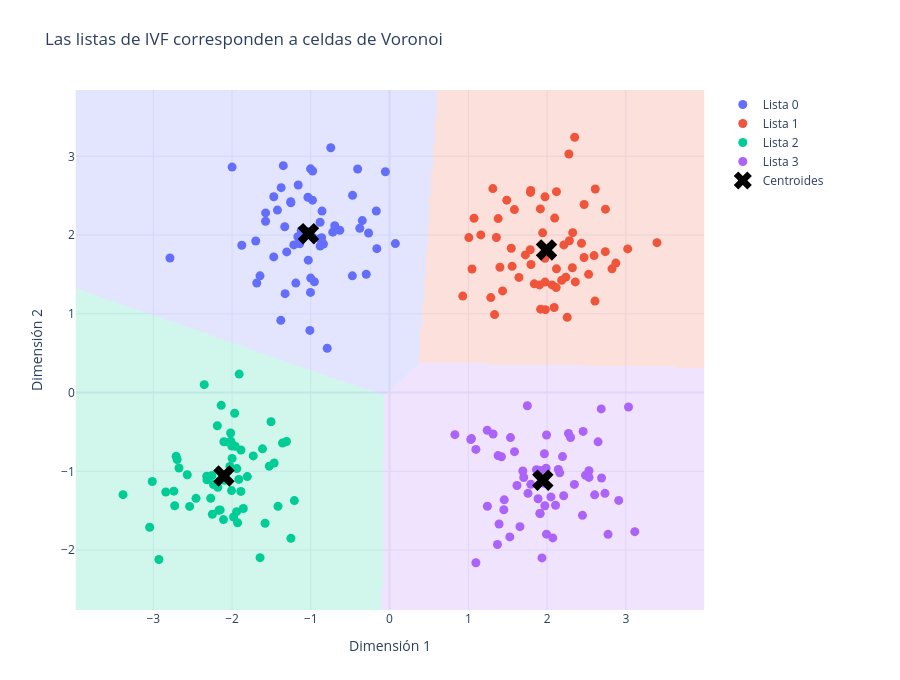

The notebook cell this image was saved under:
### Code cell
cell_colors = ["#636EFA", "#EF553B", "#00CC96", "#AB63FA"]

voronoi_colorscale = [
    [0.00, cell_colors[0]],
    [0.2499, cell_colors[0]],
    [0.25, cell_colors[1]],
    [0.4999, cell_colors[1]],
    [0.50, cell_colors[2]],
    [0.7499, cell_colors[2]],
    [0.75, cell_colors[3]],
    [1.00, cell_colors[3]],
]

toy_figure = go.Figure()

toy_figure.add_trace(
    go.Heatmap(
        x=x_grid,
        y=y_grid,
        z=voronoi_cell_ids,
        zmin=0,
        zmax=3,
        colorscale=voronoi_colorscale,
        opacity=0.18,
        showscale=False,
        hoverinfo="skip",
    )
)

for list_id, color in enumerate(cell_colors):
    points_in_cell = toy_points[toy_assignments == list_id]

    toy_figure.add_trace(
        go.Scatter(
            x=points_in_cell[:, 0],
            y=points_in_cell[:, 1],
            mode="markers",
            marker={"size": 9, "color": color},
            name=f"Lista {list_id}",
        )
    )

toy_figure.add_trace(
    go.Scatter(
        x=toy_centroids[:, 0],
        y=toy_centroids[:, 1],
        mode="markers",
        marker={"symbol": "x", "size": 19, "color": "black"},
        name="Centroides",
    )
)

toy_figure.update_layout(
    title="Las listas de IVF corresponden a celdas de Voronoi",
    xaxis_title="Dimensión 1",
    yaxis_title="Dimensión 2",
    template="plotly_white",
    height=680,
    margin={"l": 70, "r": 190, "t": 90, "b": 70},
)

toy_figure.update_xaxes(
    range=[x_minimum, x_maximum],
    constrain="domain",
)

toy_figure.update_yaxes(
    range=[y_minimum, y_maximum],
    scaleanchor="x",
    scaleratio=1,
    constrain="domain",
)

toy_figure.show()

### Figure 1 — Plotly figure (JSON) as saved in the notebook; plotly's stock layout.template omitted (floating-point values rounded to 4 significant figures; data arrays with more than 128 entries replaced by an {"elided": "..."} marker saying what was removed)
{"data": [{"colorscale": [[0, "#636EFA"], [0.2499, "#636EFA"], [0.25, "#EF553B"], [0.4999, "#EF553B"], [0.5, "#00CC96"], [0.7499, "#00CC96"], [0.75, "#AB63FA"], [1, "#AB63FA"]], "hoverinfo": "skip", "opacity": 0.18, "showscale": false, "type": "heatmap", "x": {"elided": "350 float values"}, "y": {"elided": "350 float values"}, "z": {"elided": "350x350 int values"}, "zmax": 3, "zmin": 0}, {"marker": {"color": "#636EFA", "size": 9}, "mode": "markers", "name": "Lista 0", "type": "scatter", "x": [-1.253, -1.045, -1.16, -1.012, -1.381, -2.788, -0.2665, -1.645, -0.3782, -0.9736, -0.9789, -0.6961, -1.574, -1.376, -1.699, -1.004, -0.05292, -1.255, -0.7917, -0.8623, -0.9542, -1.148, -0.3465, -1.003, -1.305, -1.999, -0.4696, -0.6321, -0.8815, -1.112, -0.1685, -1.032, -1.349, -0.7213, -1.19, -1.037, -1.216, -1.122, -1.876, -1.47, -1.424, -0.1616, -1.331, -1.001, -0.7465, -1.142, -1.575, -1.686, -0.2962, -0.4053, -0.8574, 0.07374, -1.326, -0.9771, -0.4722, -1.47, -0.8393, -0.8821, -1.164, -0.8864], "y": [2.409, 2.045, 2.635, 0.7898, 0.9172, 1.708, 2.026, 1.483, 2.087, 1.971, 2.443, 2.119, 2.281, 2.602, 1.924, 1.271, 2.803, 2.424, 0.5625, 1.966, 1.408, 1.902, 2.184, 2.841, 1.786, 2.863, 2.504, 2.061, 1.861, 2.03, 2.306, 1.681, 2.881, 2.037, 1.39, 2.481, 1.875, 2.06, 1.871, 2.487, 2.317, 1.828, 2.105, 1.454, 3.109, 1.888, 2.175, 1.391, 1.502, 2.838, 2.304, 1.892, 1.256, 2.814, 1.482, 1.723, 1.887, 2.163, 1.978, 1.954]}, {"marker": {"color": "#EF553B", "size": 9}, "mode": "markers", "name": "Lista 1", "type": "scatter", "x": [2.277, 2.326, 1.073, 0.9293, 2.47, 1.918, 1.796, 2.35, 2.119, 1.356, 1.903, 2.064, 2.612, 2.597, 2.283, 1.786, 1.285, 2.437, 2.119, 1.047, 2.096, 1.793, 2.116, 1.488, 2.255, 2.741, 2.739, 1.837, 3.395, 2.873, 2.09, 1.789, 1.312, 2.185, 1.724, 1.973, 1.545, 1.435, 1.974, 1.159, 1.643, 2.469, 2.824, 2.213, 1.585, 1.915, 1.974, 1.944, 2.527, 1.978, 2.358, 1.007, 2.608, 1.402, 1.379, 1.556, 2.321, 2.238, 1.333, 3.024], "y": [3.029, 2.031, 2.213, 1.225, 2.388, 1.059, 1.627, 3.242, 1.571, 1.969, 1.367, 1.367, 2.584, 1.739, 1.927, 1.813, 1.206, 1.895, 2.551, 1.569, 2.216, 2.566, 1.333, 2.443, 0.9555, 2.329, 1.789, 1.38, 1.904, 1.644, 1.081, 2.541, 2.59, 1.426, 1.748, 1.705, 1.832, 1.291, 2.486, 2.002, 1.463, 1.715, 1.571, 1.875, 2.323, 2.332, 1.403, 2.029, 1.502, 1.053, 1.405, 1.967, 1.162, 1.591, 2.209, 1.603, 1.584, 1.466, 0.9905, 1.824]}, {"marker": {"color": "#00CC96", "size": 9}, "mode": "markers", "name": "Lista 2", "type": "scatter", "x": [-1.999, -2.151, -2.25, -1.967, -2.271, -1.731, -1.942, -2.016, -2.739, -3.046, -3.013, -2.697, -1.914, -3.384, -2.027, -2.842, -2.538, -1.417, -2.018, -2.321, -1.939, -2.674, -1.253, -1.527, -2.353, -1.581, -1.959, -2.104, -2.037, -1.209, -1.888, -1.93, -2.319, -1.506, -2.728, -1.644, -2.255, -1.309, -2.18, -2.138, -2.235, -1.806, -2.109, -2.006, -1.359, -2.013, -2.187, -2.003, -2.71, -2.929, -2.167, -1.91, -2.457, -1.887, -2.097, -1.614, -2.569, -1.981, -1.857, -1.465], "y": [-0.8357, -1.49, -1.545, -0.2629, -1.341, -0.8037, -1.512, -0.6176, -1.252, -1.709, -1.129, -0.8508, -1.103, -1.296, -0.9377, -1.263, -1.445, -1.444, -0.5136, -1.061, -0.9649, -0.9581, -1.851, -0.9344, 0.1002, -1.66, -0.6828, -0.6244, -0.633, -1.372, -1.255, -1.653, -1.108, -0.3701, -1.437, -2.096, -1.054, -0.6208, -1.203, -0.1621, -1.167, -1.066, -1.613, -1.244, -0.6408, -0.6324, -0.4213, -0.6791, -0.8093, -2.119, -1.495, 0.2346, -1.343, -0.7288, -1.113, -0.7141, -1.044, -1.58, -1.472, -0.894]}, {"marker": {"color": "#AB63FA", "size": 9}, "mode": "markers", "name": "Lista 3", "type": "scatter", "x": [2.049, 1.935, 1.378, 0.8293, 1.04, 1.535, 2.072, 2.687, 1.964, 1.912, 2.604, 1.972, 1.656, 2.691, 2.531, 1.618, 1.692, 1.794, 1.242, 2.91, 1.42, 2.774, 1.885, 1.031, 1.987, 1.586, 1.703, 1.39, 2.735, 2.16, 1.757, 2.347, 1.917, 2.647, 2.21, 1.24, 2.532, 2.298, 2.457, 1.749, 1.314, 2.272, 3.033, 1.37, 2.449, 1.993, 1.096, 2.143, 1.865, 1.527, 1.908, 1.096, 1.966, 1.456, 1.451, 2.107, 2.196, 3.114, 2.488, 1.992], "y": [-1.325, -2.099, -0.8004, -0.5344, -0.5838, -0.5716, -1.845, -0.2071, -1.151, -1.536, -1.299, -1.436, -1.703, -1.085, -0.9927, -1.18, -0.9956, -1.165, -1.444, -1.369, -0.8145, -1.8, -1.348, -0.5958, -0.9607, -0.7499, -1.079, -1.669, -1.279, -1.019, -1.279, -1.166, -0.9878, -0.6257, -1.31, -0.4778, -1.077, -0.5702, -0.4932, -0.1668, -0.5261, -0.5195, -0.1836, -1.929, -1.558, -0.5381, -2.16, -0.9756, -0.9788, -1.832, -1.534, -0.7219, -0.7764, -1.362, -1.488, -1.431, -0.8131, -1.766, -1.049, -1.797]}, {"marker": {"color": "black", "size": 19, "symbol": "x"}, "mode": "markers", "name": "Centroides", "type": "scatter", "x": [-1.03, 1.993, -2.103, 1.946], "y": [2.017, 1.812, -1.058, -1.112]}], "layout": {"height": 680, "margin": {"b": 70, "l": 70, "r": 190, "t": 90}, "title": {"text": "Las listas de IVF corresponden a celdas de Voronoi"}, "xaxis": {"constrain": "domain", "range": [-3.984, 3.995], "title": {"text": "Dimensión 1"}}, "yaxis": {"constrain": "domain", "range": [-2.76, 3.842], "scaleanchor": "x", "scaleratio": 1, "title": {"text": "Dimensión 2"}}}}
